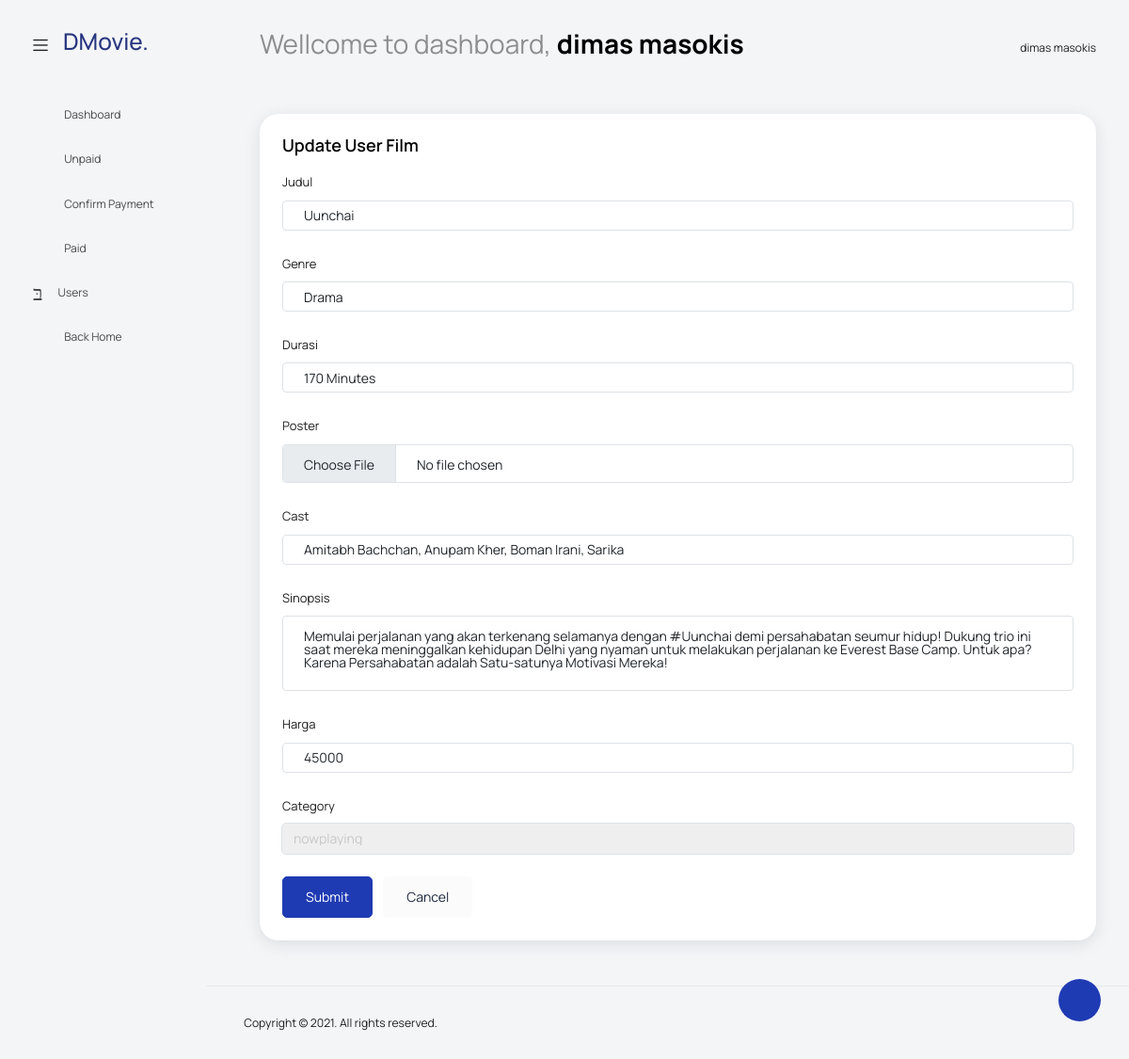
Page /admin/index.php?page=update-film&id_film=45 (signed in) on the committed database.
### tables this page shows
CREATE TABLE `film` (
  `id_film` int(11) NOT NULL,
  `judul` varchar(100) DEFAULT NULL,
  `genre` varchar(50) DEFAULT NULL,
  `durasi` varchar(50) DEFAULT NULL,
  `pemain` text DEFAULT NULL,
  `poster` text DEFAULT NULL,
  `sinopsis` text DEFAULT NULL,
  `harga` varchar(50) DEFAULT NULL,
  `kategory` enum('nowplaying','upcoming') NOT NULL
);

### admin/form-update-film.php (the view, shortened to what this page needs)
<?php
require_once("../koneksi/db-konek.php");
$id_film = $_GET["id_film"];
$query = mysqli_query($koneksi, "SELECT id_film,judul,genre,durasi,poster,pemain,sinopsis,harga,kategory FROM film where id_film=$id_film");
$data = mysqli_fetch_array($query);
?>
<div class="col-12 grid-margin stretch-card">
    <div class="card">
        <div class="card-body">
            <h4 class="card-title">Update User Film</h4>
            <form class="forms-sample" action="updatefilm-action.php" method="POST" enctype="multipart/form-data">
                <div class="form-group">
                    <label>Judul</label>
                    <input type="text" name="judul" class="form-control" placeholder="judul" value="<?php echo $data["judul"] ?>">
                </div>
                <div class="form-group">
                    <label>Genre</label>
                    <input type="text" name="genre" class="form-control" placeholder="genre" value="<?php echo $data["genre"] ?>">
                </div>
                <div class="form-group">
                    <label>Durasi</label>
                    <input type="text" name="durasi" class="form-control" placeholder="Durasi" value="<?php echo $data["durasi"] ?>">
                </div>
                <div class="form-group">
                    <label>Poster</label>
                    <div class="input-group col-xs-12">
                        <input type="file" name="image" class="form-control " placeholder="Upload Image" style="height: 2.6rem;">
                    </div>
                </div>
                <div class="form-group">
                    <label>Cast</label>
                    <input type="text" class="form-control" name="cast" placeholder="Cast" value="<?php echo $data["pemain"] ?>">
                </div>
                <div class="form-group">
                    <label>Sinopsis</label>
                    <textarea class="form-control" id="exampleFormControlTextarea1" name="sinopsis" rows="3" style="height: 5rem;"><?php echo $data["sinopsis"] ?></textarea>
                </div>
                <div class="form-group">
                    <label>Harga</label>
                    <input type="number" class="form-control" name="harga" placeholder="Harga" value="<?php echo $data["harga"] ?>">
                </div>
                <div class="form-group">
                    <label>Category</label>
                    <select name="category" class="form-control">
                        <option value="<?php echo $data["kategory"] ?>"><?php echo $data["kategory"] ?></option>
                    </select>
                </div>
                <button type="submit" class="btn btn-primary me-2">Submit</button>
                <button class="btn btn-light">Cancel</button>
            </form>
        </div>
    </div>
</div>

### rows in the picture
film: judul "Uunchai", genre "Drama", durasi "170 Minutes", cast "Amitabh Bachchan, Anupam Kher, Boman Irani, Sarika", sinopsis "Memulai perjalanan yang akan terkenang selamanya dengan #Uunchai demi persahabatan seumur hidup! Dukung trio ini saat mereka meninggalkan kehidupan Delhi yang nyaman untuk melakukan perjalanan ke Everest Base Camp. Untuk apa? Karena Persahabatan adalah Satu-satunya Motivasi Mereka!", harga "45000", category "nowplaying"

### other values in the picture
$_SESSION['nama'] "dimas masokis"
